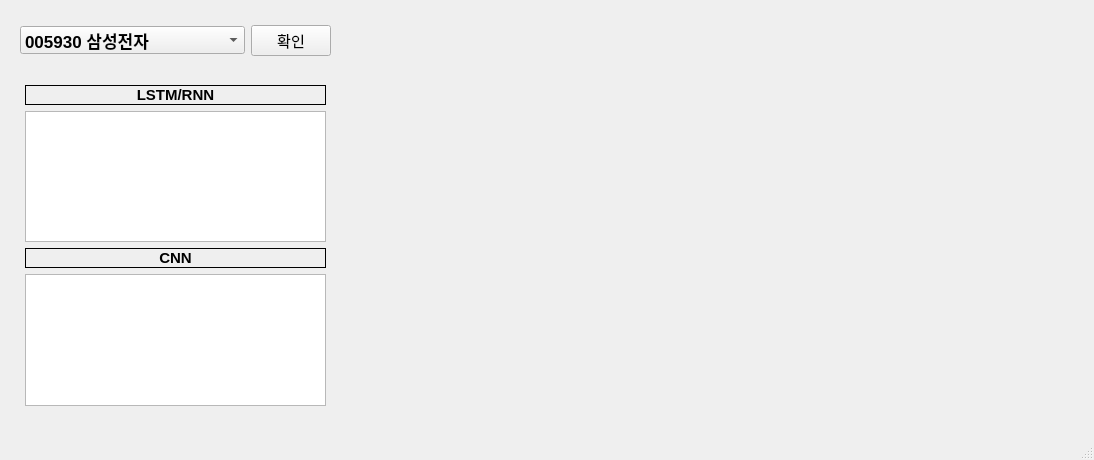
<?xml version="1.0" encoding="UTF-8"?>
<ui version="4.0">
 <class>MainWindow</class>
 <widget class="QMainWindow" name="MainWindow">
  <property name="geometry">
   <rect>
    <x>0</x>
    <y>0</y>
    <width>1094</width>
    <height>460</height>
   </rect>
  </property>
  <property name="windowTitle">
   <string>주가예측프로그램</string>
  </property>
  <widget class="QWidget" name="centralwidget">
   <widget class="QWidget" name="verticalLayoutWidget">
    <property name="geometry">
     <rect>
      <x>20</x>
      <y>80</y>
      <width>311</width>
      <height>331</height>
     </rect>
    </property>
    <layout class="QVBoxLayout" name="verticalLayout">
     <property name="leftMargin">
      <number>5</number>
     </property>
     <property name="topMargin">
      <number>5</number>
     </property>
     <property name="rightMargin">
      <number>5</number>
     </property>
     <property name="bottomMargin">
      <number>5</number>
     </property>
     <item>
      <widget class="QLabel" name="label_2">
       <property name="font">
        <font>
         <pointsize>11</pointsize>
         <weight>75</weight>
         <bold>true</bold>
        </font>
       </property>
       <property name="frameShape">
        <enum>QFrame::Box</enum>
       </property>
       <property name="text">
        <string>LSTM/RNN</string>
       </property>
       <property name="alignment">
        <set>Qt::AlignCenter</set>
       </property>
      </widget>
     </item>
     <item>
      <widget class="QTextEdit" name="prediction_1">
       <property name="font">
        <font>
         <pointsize>11</pointsize>
         <underline>false</underline>
         <strikeout>false</strikeout>
         <kerning>false</kerning>
        </font>
       </property>
       <property name="readOnly">
        <bool>true</bool>
       </property>
       <property name="html">
        <string>&lt;!DOCTYPE HTML PUBLIC &quot;-//W3C//DTD HTML 4.0//EN&quot; &quot;http://www.w3.org/TR/REC-html40/strict.dtd&quot;&gt;
&lt;html&gt;&lt;head&gt;&lt;meta name=&quot;qrichtext&quot; content=&quot;1&quot; /&gt;&lt;style type=&quot;text/css&quot;&gt;
p, li { white-space: pre-wrap; }
&lt;/style&gt;&lt;/head&gt;&lt;body style=&quot; font-family:'Gulim'; font-size:11pt; font-weight:400; font-style:normal;&quot;&gt;
&lt;p style=&quot;-qt-paragraph-type:empty; margin-top:0px; margin-bottom:0px; margin-left:0px; margin-right:0px; -qt-block-indent:0; text-indent:0px;&quot;&gt;&lt;br /&gt;&lt;/p&gt;&lt;/body&gt;&lt;/html&gt;</string>
       </property>
      </widget>
     </item>
     <item>
      <widget class="QLabel" name="label">
       <property name="font">
        <font>
         <pointsize>11</pointsize>
         <weight>75</weight>
         <bold>true</bold>
        </font>
       </property>
       <property name="frameShape">
        <enum>QFrame::Box</enum>
       </property>
       <property name="text">
        <string>CNN</string>
       </property>
       <property name="alignment">
        <set>Qt::AlignCenter</set>
       </property>
      </widget>
     </item>
     <item>
      <widget class="QTextBrowser" name="prediction_2">
       <property name="font">
        <font>
         <pointsize>11</pointsize>
        </font>
       </property>
      </widget>
     </item>
    </layout>
   </widget>
   <widget class="QWidget" name="horizontalLayoutWidget">
    <property name="geometry">
     <rect>
      <x>20</x>
      <y>10</y>
      <width>311</width>
      <height>61</height>
     </rect>
    </property>
    <layout class="QHBoxLayout" name="horizontalLayout" stretch="3,1">
     <item>
      <widget class="QComboBox" name="comboBox">
       <property name="sizePolicy">
        <sizepolicy hsizetype="Preferred" vsizetype="Fixed">
         <horstretch>0</horstretch>
         <verstretch>0</verstretch>
        </sizepolicy>
       </property>
       <property name="font">
        <font>
         <pointsize>13</pointsize>
         <weight>75</weight>
         <bold>true</bold>
        </font>
       </property>
       <item>
        <property name="text">
         <string>005930 삼성전자</string>
        </property>
       </item>
       <item>
        <property name="text">
         <string>000660 SK하이닉스</string>
        </property>
       </item>
       <item>
        <property name="text">
         <string>035420 NAVER</string>
        </property>
       </item>
       <item>
        <property name="text">
         <string>035720 카카오</string>
        </property>
       </item>
      </widget>
     </item>
     <item>
      <widget class="QPushButton" name="pushButton">
       <property name="font">
        <font>
         <pointsize>11</pointsize>
        </font>
       </property>
       <property name="text">
        <string>확인</string>
       </property>
      </widget>
     </item>
    </layout>
   </widget>
   <widget class="QWidget" name="verticalLayoutWidget_2">
    <property name="geometry">
     <rect>
      <x>340</x>
      <y>90</y>
      <width>731</width>
      <height>311</height>
     </rect>
    </property>
    <layout class="QVBoxLayout" name="chart"/>
   </widget>
  </widget>
  <widget class="QMenuBar" name="menubar">
   <property name="geometry">
    <rect>
     <x>0</x>
     <y>0</y>
     <width>1094</width>
     <height>21</height>
    </rect>
   </property>
  </widget>
  <widget class="QStatusBar" name="statusbar"/>
 </widget>
 <resources/>
 <connections/>
</ui>
